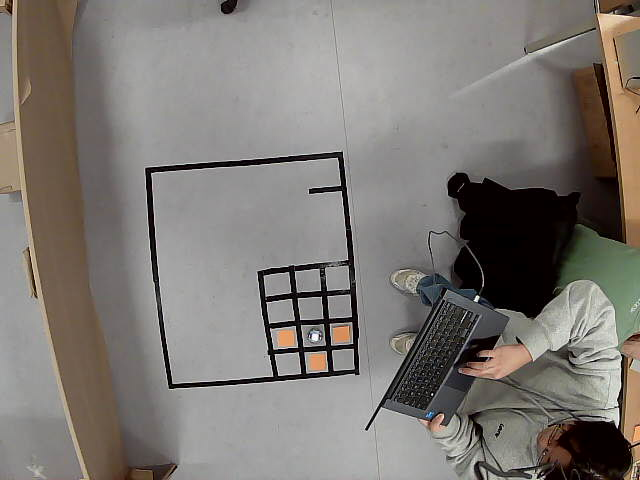
#> input picture images/4x3.jpg, 640 x 480 px
$ python -i detect_sphero.py   (imports and definitions only)
#> lines starting #> are read from the running program, lines starting #| are printed output that depends on the picture; after the words box and inside, x2 and y2 are one past the last pixel; in counts of white or black regions, pixels touching at a corner belong together
#> further down, picture is the input picture: shape (480, 640, 3); mean B, G, R 116.2, 120.8, 125.5
import cv2 as cv
import numpy as np

def get_sphero_position(frame):
    """
    Detect the largest white region in an image and return its center coordinates.

    Args:
        frame (np.array): The input frame.

    Returns:
        tuple: Center coordinates of the largest white region (x, y) or None if no region is found.
    """

    # Convert to HSV to better detect the white regions
    hsv_frame = cv.cvtColor(frame, cv.COLOR_BGR2HSV)
#> hsv_frame: shape (480, 640, 3); mean H, S, V 36.8, 39.3, 126.1

    # Define the range for white color in HSV
    lower_white = np.array([0, 15, 230])
    upper_white = np.array([240, 35, 255])
    # lower_orange = np.array([5, 150, 150])
    # upper_orange = np.array([45, 255, 255])

    # Create a mask to isolate white areas
    white_mask = cv.inRange(hsv_frame, lower_white, upper_white)
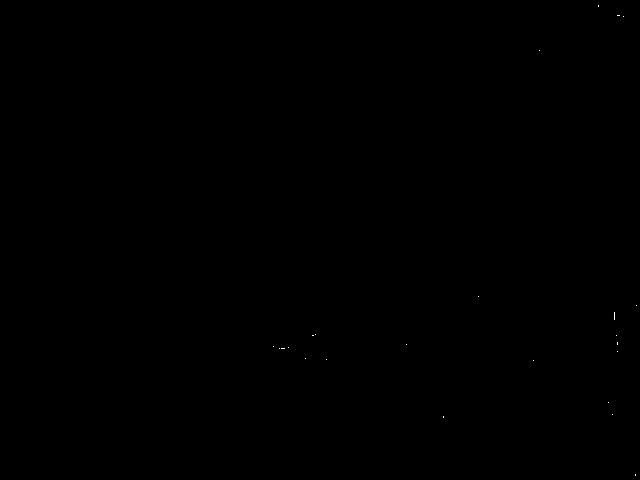
#> white_mask: shape (480, 640); 0.01% white in thin lines or dots, all inside (x1, y1, x2, y2) = (273, 5, 637, 476)

    # cv.imshow("White Mask", white_mask)
    # cv.waitKey(0)

    # Find contours of the white regions
    contours, _ = cv.findContours(white_mask, cv.RETR_EXTERNAL, cv.CHAIN_APPROX_SIMPLE)
#> contours = 24 contours, all with area under 20

    if contours:
        # Find the largest contour by area
        largest_contour = max(contours, key=cv.contourArea)
#> largest_contour = [[635, 474], [635, 475]]

        # Get the bounding box of the largest contour
        x, y, w, h = cv.boundingRect(largest_contour)
#> x = 635; y = 474; w = 1; h = 2

        # Calculate the center of the bounding box
        center_x = x + w // 2
#> center_x = 635
        center_y = y + h // 2
#> center_y = 475

        # Draw the bounding box and the center on the frame (for visualization)
        cv.drawContours(frame, [largest_contour], -1, (0, 255, 0), 3)
#> frame: shape (480, 640, 3); 0.01% of pixels changed, all inside (x1, y1, x2, y2) = (633, 472, 638, 478)
        cv.rectangle(frame, (x, y), (x + w, y + h), (255, 0, 0), 2)
#> frame: shape (480, 640, 3); mean B, G, R 116.2, 120.8, 125.5
        cv.circle(frame, (center_x, center_y), 5, (0, 0, 255), -1)  # Mark the center
#> frame: shape (480, 640, 3); mean B, G, R 116.1, 120.8, 125.5

        # [5 lines of commented-out code are left out]

        return (center_x, center_y)
    else:
        print("No white regions found.")
        return None

>>> import cv2
>>> picture = cv2.imread('../images/4x3.jpg')
>>> result = get_sphero_position(picture)
#> result = (635, 475)

$ run again, on images/my_photo-2.jpg
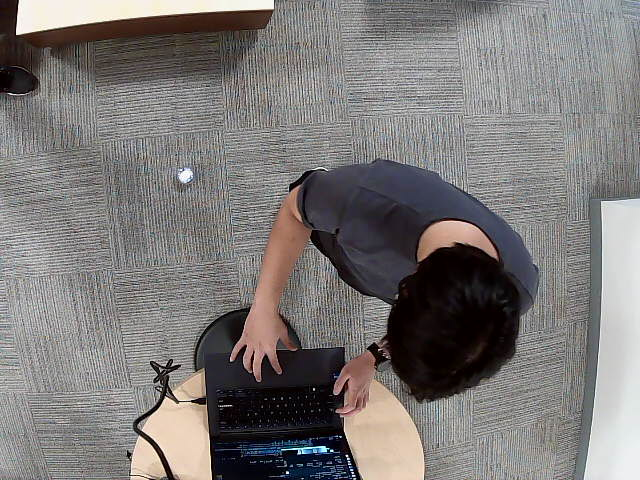
#> input picture images/my_photo-2.jpg, 640 x 480 px
#> picture is the input picture: shape (480, 640, 3); mean B, G, R 119.5, 120.6, 124.1
#> hsv_frame: shape (480, 640, 3); mean H, S, V 63.9, 35.6, 126.5
#> in get_sphero_position, `white_mask = cv.inRange(hsv_frame, lower_white, upper_white)`:
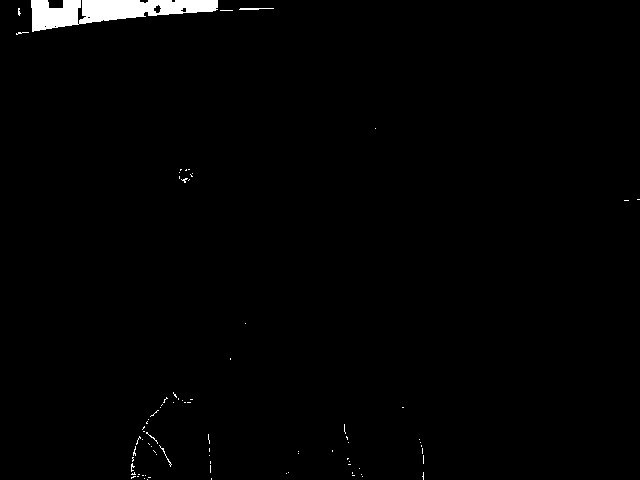
#> white_mask: shape (480, 640); 1.2% white; 83 white regions (79 under 20 px)
#> contours = 83 contours, 82 with area under 20; largest, box (x1, y1, x2, y2) and area: (31, 0, 218, 32) 3190
#> largest_contour = contour of 103 points, box (x1, y1, x2, y2) (31, 0, 218, 32), area 3190
#> x = 31; y = 0; w = 187; h = 32
#> center_x = 124
#> center_y = 16
#> in get_sphero_position, `cv.rectangle(frame, (x, y), (x + w, y + h), (255, 0, 0), 2)`:
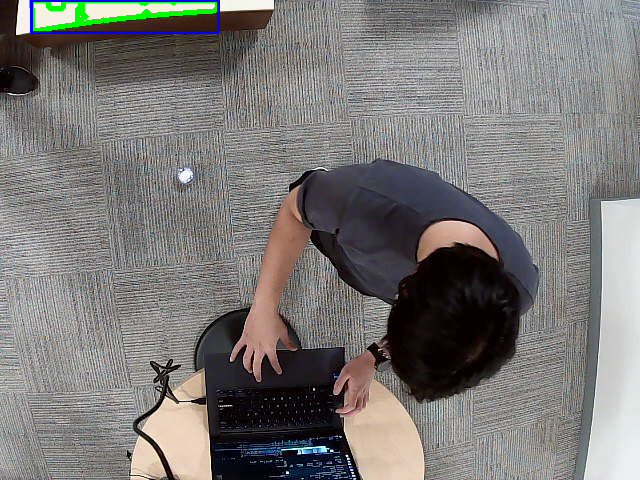
#> frame: shape (480, 640, 3); mean B, G, R 119.1, 120.3, 122.5
#> result = (124, 16)

$ run again, on images/my_photo-3.jpg
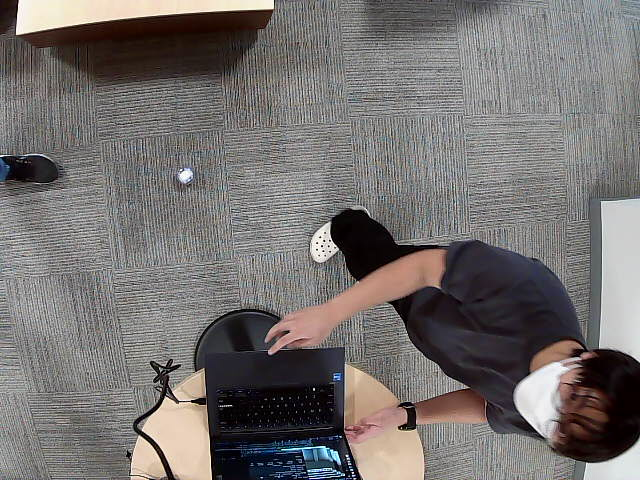
#> input picture images/my_photo-3.jpg, 640 x 480 px
#> picture is the input picture: shape (480, 640, 3); mean B, G, R 111.4, 112.7, 116.9
#> hsv_frame: shape (480, 640, 3); mean H, S, V 63.8, 36.1, 119.1
#> in get_sphero_position, `white_mask = cv.inRange(hsv_frame, lower_white, upper_white)`:
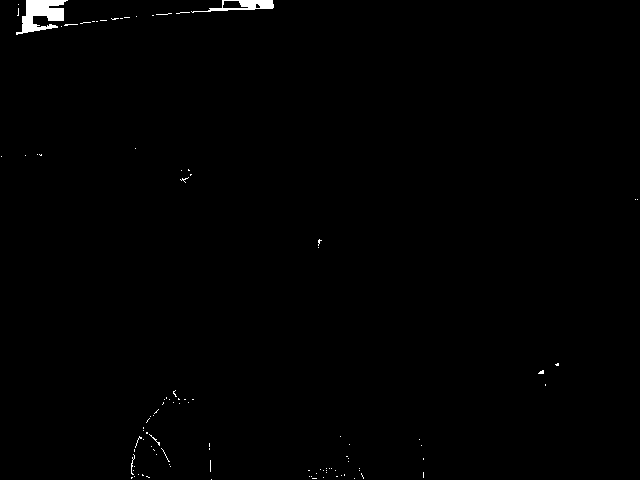
#> white_mask: shape (480, 640); 0.58% white; 103 white regions (99 under 20 px)
#> contours = 103 contours, 101 with area under 20; largest, box (x1, y1, x2, y2) and area: (16, 0, 68, 35) 839, (191, 0, 274, 13) 472
#> largest_contour = contour of 69 points, box (x1, y1, x2, y2) (16, 0, 68, 35), area 839
#> x = 16; y = 0; w = 52; h = 35
#> center_x = 42
#> center_y = 17
#> in get_sphero_position, `cv.rectangle(frame, (x, y), (x + w, y + h), (255, 0, 0), 2)`:
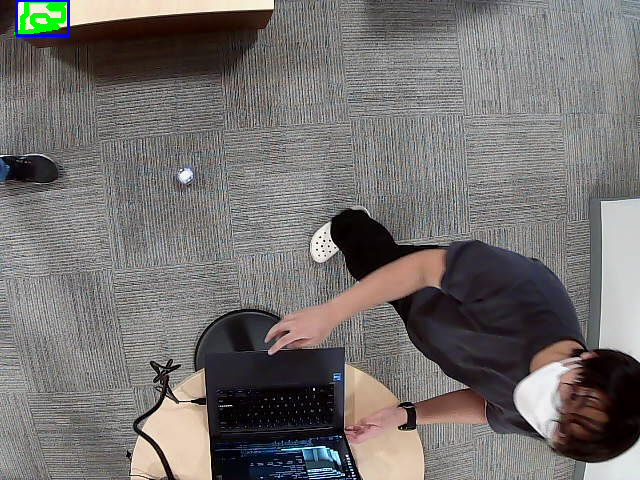
#> frame: shape (480, 640, 3); mean B, G, R 111, 112.5, 116
#> result = (42, 17)
